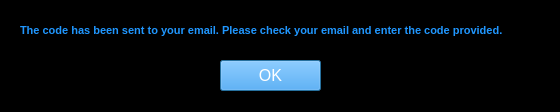
<?xml version="1.0" encoding="UTF-8"?>
<ui version="4.0">
 <class>CodeMessage</class>
 <widget class="QDialog" name="CodeMessage">
  <property name="geometry">
   <rect>
    <x>0</x>
    <y>0</y>
    <width>560</width>
    <height>112</height>
   </rect>
  </property>
  <property name="windowTitle">
   <string>Check Code</string>
  </property>
  <property name="styleSheet">
   <string notr="true">background-color: rgb(0, 0, 0);</string>
  </property>
  <widget class="QLabel" name="message1">
   <property name="geometry">
    <rect>
     <x>20</x>
     <y>10</y>
     <width>521</width>
     <height>41</height>
    </rect>
   </property>
   <property name="font">
    <font>
     <pointsize>8</pointsize>
     <weight>75</weight>
     <bold>true</bold>
    </font>
   </property>
   <property name="styleSheet">
    <string notr="true">color: rgb(32, 151, 255);</string>
   </property>
   <property name="text">
    <string>The code has been sent to your email. Please check your email and enter the code provided.</string>
   </property>
  </widget>
  <widget class="QPushButton" name="OkButton3">
   <property name="geometry">
    <rect>
     <x>220</x>
     <y>60</y>
     <width>101</width>
     <height>31</height>
    </rect>
   </property>
   <property name="font">
    <font>
     <pointsize>12</pointsize>
    </font>
   </property>
   <property name="styleSheet">
    <string notr="true">background-color: rgb(32, 151, 255);
color: rgb(255, 255, 255);</string>
   </property>
   <property name="text">
    <string>OK</string>
   </property>
  </widget>
 </widget>
 <resources/>
 <connections/>
</ui>
